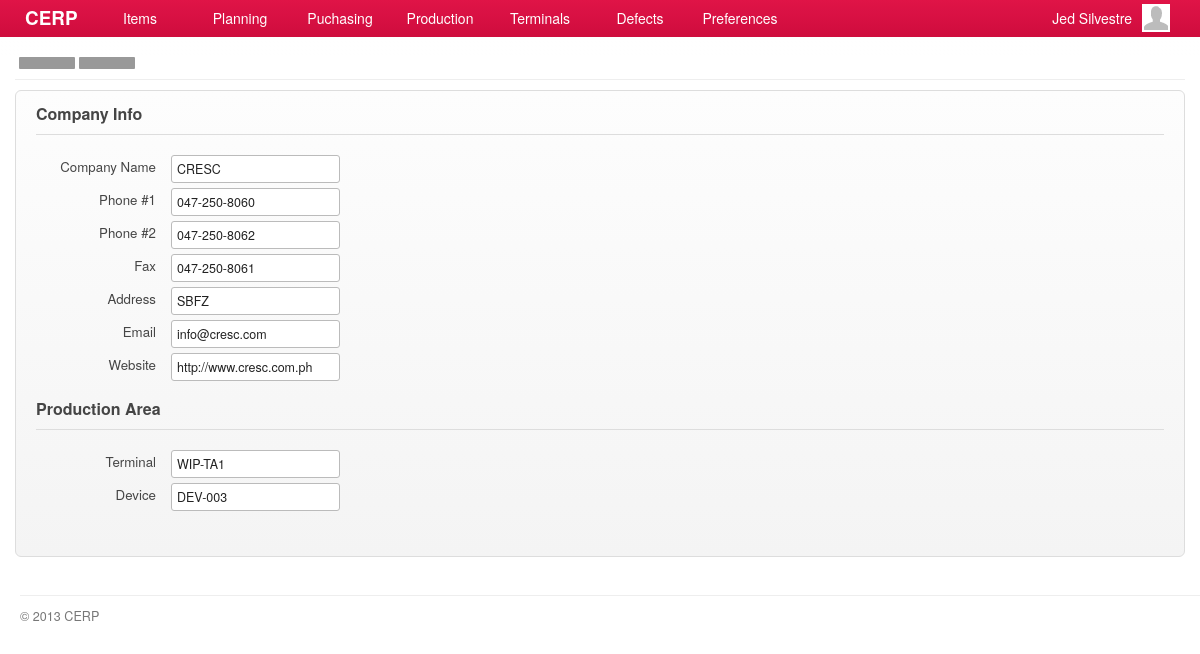
The page /account/settings-show.php (signed in) on the database as committed earlier.
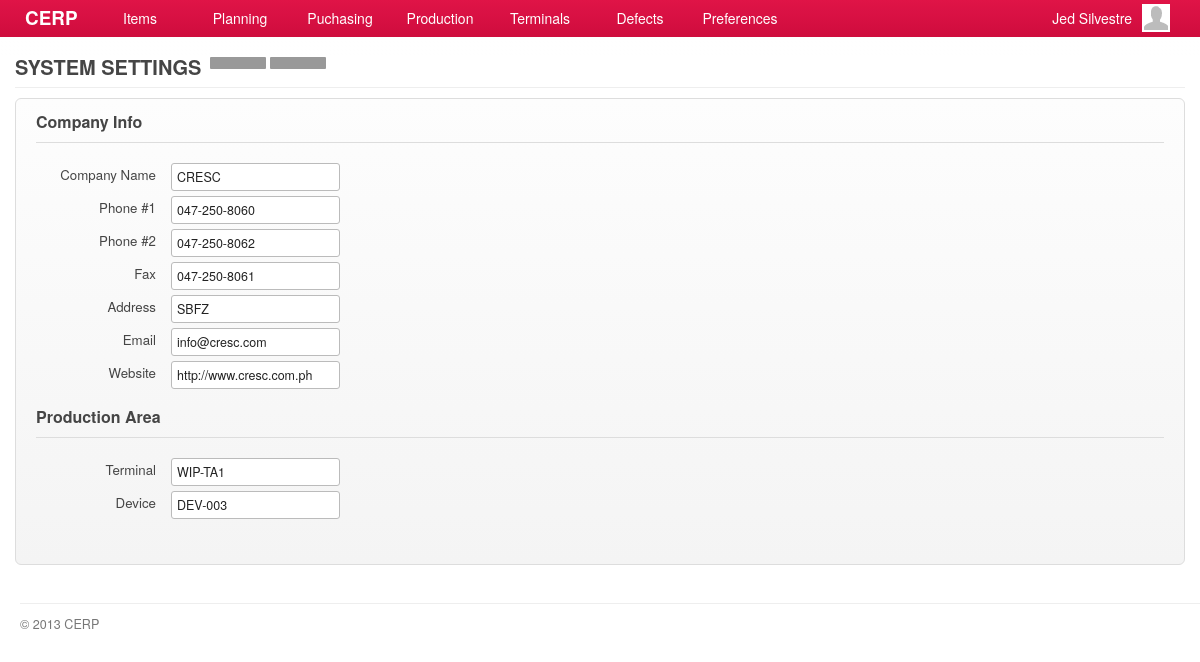
The same page on the database as committed later.
### tables this page shows
CREATE TABLE `settings` (
  `id` int(11) NOT NULL AUTO_INCREMENT,
  `name` varchar(45) DEFAULT NULL,
  `value` varchar(45) DEFAULT NULL,
  `options` varchar(45) DEFAULT NULL,
  `category` varchar(45) DEFAULT NULL,
  `created_at` datetime DEFAULT NULL,
  `updated_at` datetime DEFAULT NULL,
  PRIMARY KEY (`id`)
);

CREATE TABLE `capabilities` (
  `id` int(11) NOT NULL AUTO_INCREMENT,
  `title` varchar(45) DEFAULT NULL,
  `name` varchar(45) DEFAULT NULL,
  `capability` varchar(45) DEFAULT NULL,
  `url` varchar(45) DEFAULT NULL,
  `parent` int(11) DEFAULT NULL,
  PRIMARY KEY (`id`)
);

### include/general.class.php (called while the page is built, shortened)
<?php
require('database.class.php');
require('capabilities.class.php');
$DB				= new MySQL;
  $DB->database	= "cerpdb";
  $DB->username	= "cerpuser";
  $DB->password	= "cerpuser";
  $DB->hostname	= "localhost";
$Capabilities	= new Capabilities($DB);
$Signed			= $_SESSION['user'];
?>

### include/capabilities.class.php (called while the page is built, shortened)
<?php
class Capabilities {
  private $DB;
	public $All;
	function Capabilities($db) {
		$this->DB = $db;
		$this->GetCapabilities();
	}
  function GetTitle() {
    global $capability_key;
	return $this->All[$capability_key]['title'];
  }
	function GetCapabilities() {
		$capabilities = $this->DB->Get('capabilities', array(
					  			'columns' 		=> 'id, capability, title, name, parent, url',
					  	    'conditions' 	=> 'parent IS NOT null ORDER BY parent'));
		$all = array();
		foreach ($capabilities as $cap) {
			$all[$cap['capability']] = array('title' => $cap['title'],'name' => $cap['name'], 'url' => $cap['url'], 'parent' => $cap['parent']);
		}
		$this->All = $all;
	}
}

### include/database.class.php (called while the page is built, shortened)
<?php
class MySQL {
  public $username	= "cerpuser";
  public $password	= "cerpuser";
  public $hostname	= "localhost";
  public function Connect() {
    $conn = mysql_connect($this->hostname, $this->username, $this->password) or die("<br/><span class='notice'><p class='error'><strong>ERROR!</strong> Unable to connect to MySQL! </p></span>");
    return $conn;
  }
  public function Query($sql) {
  	$conn = $this->Connect();
    $result = mysql_query($sql, $conn);
	return $result;
  }
  function Get($table, $args='') {
  	if (isset($args)) {
  	  $args['columns'] = (isset($args['columns']) ? $args['columns'] : '*');
  	  $args['joins'] = (isset($args['joins']) ? $args['joins'] : '');
		  $args['conditions'] = ($args['conditions'] == '' ? '' : 'WHERE '.$args['conditions']);
  	  $args['order'] = (isset($args['order']) ? ' ORDER BY '.$args['order'] : '');
  	  $args['limit'] = (isset($args['limit']) ? ' LIMIT '.$args['limit'] : '');
  	  $args['group'] = (isset($args['group']) ? ' GROUP BY '.$args['group'] : '');
		}
		$data = array();
		$sql = "SELECT ".$args['columns']." FROM ".$table." ".$args['joins']." ".$args['conditions']." ".$args['group']." ".$args['order']." ".$args['limit'];
		$result = $this->IsEmpty($this->Query($sql));
		if(!empty($result)) {
	      while ($row = mysql_fetch_array($result)) {
	        $data[] = $row;
	      }
		}
		return $data;
  }
  private function IsEmpty($result) {
    if(mysql_num_rows($result) > 0) return $result;
    return null;
  }
}

### account/settings-show.php (the view, shortened to what this page needs)
<?php
  $capability_key = 'show_settings';
  require('header.php');
?>
	<div id="page">
		<div id="page-title">
    	<h2>
      	<span class="title"><?php echo $Capabilities->GetTitle(); ?></span>
        <?php
					echo '<a href="'.$Capabilities->All['add_settings']['url'].'" class="nav">'.$Capabilities->All['add_settings']['name'].'</a>';
					echo '<a href="'.$Capabilities->All['edit_settings']['url'].'" class="nav">'.$Capabilities->All['edit_settings']['name'].'</a>';
				?>
      </h2>
		</div>
		<div id="content">
			<form class="form-container" method="POST">
        <?php
        	$categories = $DB->Get('settings', array('columns' => 'DISTINCT(category)'));
					foreach($categories as $cat)
					{
						$settings = $DB->Get('settings', array('columns' => 'settings.*', 'conditions' => 'category="'.$cat['category'].'"'));
						switch ($cat['category']) {
							case 'COMPANY' : echo '<h3 class="form-title">Company Info</h3>'; break;
							case 'PRODUCTION' : echo '<h3 class="form-title">Production Area</h3>'; break;
						}
	        	foreach($settings as $set)
						{
							echo '<div class="field">';
			        echo '<label class="label">'.$set["name"].'</label>';
			        echo '<div class="input">';
			        echo '<input type="text" value="'.$set["value"].'" readonly="readonly"/>&nbsp;';
			        echo '</div>';
			        echo '</div>';
						}
						echo '<br/>';
					}
        ?>
			</form>
		</div>
	</div>
<?php require('footer.php'); ?>

### account/header.php (shortened to what this page needs)
<?php
require('../include/general.class.php');
?>
<!DOCTYPE html>
<html lang="en">
	<head>
		<link rel="stylesheet" href="../stylesheets/main.css" />
		<link rel="stylesheet" href="../stylesheets/form.css" />
		<link rel="stylesheet" href="../stylesheets/grid.css" />
		<link rel="stylesheet" href="../stylesheets/jquery.css" />
    <link rel="stylesheet" href="../stylesheets/simplePagination.css">
		<link rel="stylesheet" href="../stylesheets/jquery.modal.css" />
		<link rel="stylesheet" href="../stylesheets/custom/jquery-ui-1.10.3.custom.css" />
	</head>
	<body>
    <div id="container">
      <div id="header">
				<a id="brand" href="index.php" style="text-decoration: none">CERP</a>
			</div>
      <div id="main-menu">
        <div class="menu">
        	<a href="#" alt="#menu-items" class="show-submenu">Items</a>
        </div>
        <div class="menu">
          <a href="#" alt="#menu-plan" class="show-submenu">Planning</a>
        </div>
        <div class="menu">
          <a href="#" alt="#menu-purchasing" class="show-submenu">Puchasing</a>
        </div>
        <div class="menu">
          <a href="#" alt="#menu-production" class="show-submenu">Production</a>
        </div>
        <div class="menu">
          <a href="#" alt="#menu-terminals" class="show-submenu">Terminals</a>
        </div>
        <div class="menu">
          <a href="#" alt="#menu-defects" class="show-submenu">Defects</a>
        </div>
        <div class="menu">
          <a href="#" alt="#menu-preferences" class="show-submenu">Preferences</a>
        </div>
      </div>
      <div id="menu-profile">
         <div class="avatar small"></div>
         <span><?php echo $Signed['first_name']." ". $Signed['last_name']; ?> </span>
      </div>
    	<div id="header_fade" class="fade_up"></div>
    </div>

### account/footer.php (shortened to what this page needs)
      <div id="footer">
        <p>&copy; 2013 CERP</p>
      </div>
  </body>
</html>

### stylesheets/main.css (style rules this page uses)
*, html, body { margin:0;padding:0; }
html { font-size: 100%; -webkit-text-size-adjust: 100%; -ms-text-size-adjust: 100%; }
body { margin: 0; font-family:"Helvetica Neue", Helvetica, Arial, sans-serif; font-size:14px; line-height:20px; color:#454545; background-color:#ffffff; }
h1, h2, h3, h4 { padding:0 0 5px; margin:0 0 10px; }
h2 { font-size:20px; }
h3 { font-size:16px; }
a { color: #0088cc; text-decoration: none; outline:none; }
#container { z-index:1; width:100%; height:37px; opacity:0.95; filter:alpha(opacity=95); position: fixed; }
#header { position:relative; padding:0 25px; height:37px; background-color:#cc0033; background-image:-moz-linear-gradient(top, #df083e, #cc0033); background-image:-webkit-gradient(linear, 0 0, 0 100%, from(#df083e), to(#cc0033)); background-image:-webkit-linear-gradient(top, #df083e, #cc0033); background-image:-o-linear-gradient(top, #df083e, #cc0033); background-image:linear-gradient(to bottom, #df083e, #cc0033); color:#ffffff; font-size:135%; }
#header_fade { position:relative; }
#header a { color:#ffffff; }
#page { background-color:#ffffff; font-size:95%; }
#content { padding:0 15px; min-height: 500px; }
#footer { display:block; padding:5px 0px 20px 20px; }
#brand { float:left; display:block; margin:8px 0 0; font-weight:bold; }
#main-menu { position:absolute; display:block; top:0; left:90px; z-index: 99; }
#main-menu .menu { float:left; width:100px; height:37px; text-align:center; outline:none; cursor:pointer; }
#main-menu .menu a { margin:8px 0 0; display:block; color:#ffffff; outline:none; }
#menu-profile { position:absolute; top:0; right:25px; display:block; padding:3px 5px 0 0; width:170px; height:33px; color:#fff; cursor:pointer; }
#menu-profile .avatar { float:right; margin:1px 0 0 10px; border:none; }
#menu-profile span { float:right; display:block; margin-top:5px; }
#page-title { margin:0 15px 10px; padding:57px 0 0; border-bottom:solid 1px #eeeeee; }
#page-title h2 { margin:0; padding:0 0 10px; }
#page-title h2 .title { float:left; padding-right:5px; text-transform:uppercase; }
#page-title h2 .nav { float:left; display:block; margin:0 0 0 4px; padding:6px 8px; background-color:#999999; color:#ffffff; font-weight:normal; font-size:11px; line-height:11px; cursor:pointer; -webkit-border-radius:1px; -moz-border-radius:1px; border-radius:1px; text-transform:uppercase; min-width:40px; text-align: center; }
#footer p { padding:10px 0 0; border-top:solid 1px #eeeeee; color:#777777; font-size:90%; }
.avatar { border:solid 1px #dddddd; background:#ffffff url('../images/icons/man-24x24.png') no-repeat center; }
.avatar.small { width:28px; height:28px; }
.fade_up { content: ''; bottom: 0; left: 0; right: 0; height: 20px; background: -webkit-linear-gradient(bottom, rgba(255,255,255,0), #fff); }

### stylesheets/form.css (style rules this page uses)
form { margin:0 0 10px; }
form .field { clear:both; border:none; }
form .field .label { float:left; margin-top:2px; padding-right:15px; width:120px; text-align:right; }
form .field .input, form .field .input textarea, form .field .input select { float:left; margin:0 0 5px; font-size:97%; }
.form-container { padding:20px; border:solid 1px #dddddd; background-color:#f9f9f9; background-image:-moz-linear-gradient(top, #fdfdfd, #f4f4f4); background-image:-webkit-gradient(linear, 0 0, 0 100%, from(#fdfdfd), to(#f4f4f4)); background-image:-webkit-linear-gradient(top, #fdfdfd, #f4f4f4); background-image:-o-linear-gradient(top, #fdfdfd, #f4f4f4); background-image:linear-gradient(to bottom, #fdfdfd, #f4f4f4); -webkit-border-radius:6px; -moz-border-radius:6px; border-radius:6px; }
.form-title { margin:-7px 0 20px; padding:0 0 10px; border-bottom:solid 1px #dddddd; }
input, textarea, select { padding:4px 5px; border:solid 1px #bbbbbb; color:#222222; font-size:97%; font-family:"Helvetica Neue", Helvetica, Arial, sans-serif; -webkit-border-radius:3px; -moz-border-radius:3px; border-radius:3px; }

Rows that differ between the two databases and show on the page:
added capabilities: title "SYSTEM SETTINGS"
